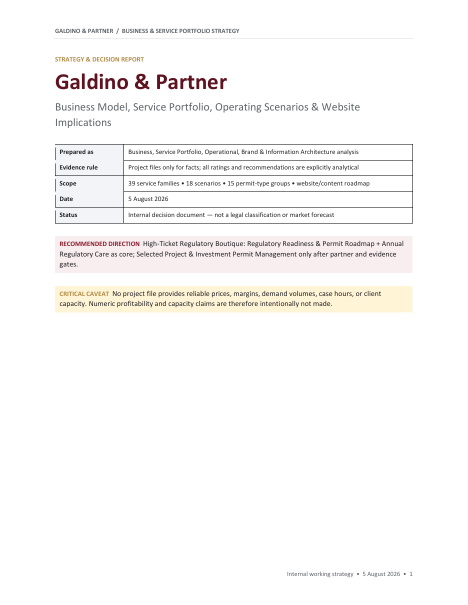
#> input picture tmp/business_strategy_2026-08-05/docx_render/pages/page-01.png, 935 x 1210 px (shown at 1/2 size)
$ python contact_only.py
#> lines starting #> are read from the running program, lines starting #| are printed output that depends on the picture
from pathlib import Path
from PIL import Image, ImageDraw

ROOT = Path(r"C:\Users\Joshua\OneDrive\Documents\Law\tmp\business_strategy_2026-08-05")


def labeled_thumb(path: Path, width: int, max_height: int | None = None):
#> called with width = 220
    im = Image.open(path).convert("RGB")
#> im is the input picture: PIL image 935x1210 RGB; mean R, G, B 249.7, 248.6, 247.9
    height = max(1, round(im.height * width / im.width))
#> height = 285
    im.thumbnail((width, min(height, max_height or height)), Image.Resampling.LANCZOS)
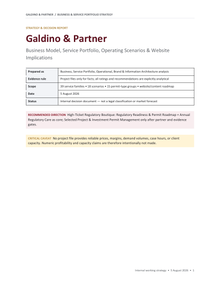
#> im: PIL image 220x285 RGB; mean R, G, B 249.4, 248.3, 247.6
    canvas = Image.new("RGB", (im.width, im.height + 24), "white")
#> canvas: PIL image 220x309 RGB; every value is 255
    canvas.paste(im, (0, 24))
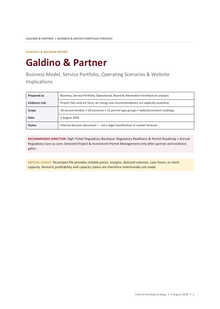
#> canvas: PIL image 220x309 RGB; mean R, G, B 249.8, 248.8, 248.1
    ImageDraw.Draw(canvas).text((6, 5), path.stem, fill="#202124")
    return canvas


def make_contacts(files, out_dir, prefix, cols, batch_size, width, max_height=None):
    out_dir.mkdir(parents=True, exist_ok=True)
    outputs = []
    for batch_start in range(0, len(files), batch_size):
        thumbs = [labeled_thumb(p, width, max_height) for p in files[batch_start:batch_start + batch_size]]
#> thumbs = 1 item
        rows = (len(thumbs) + cols - 1) // cols
#> rows = 1
        cell_w = max(x.width for x in thumbs) + 16
#> cell_w = 236
        cell_h = max(x.height for x in thumbs) + 16
#> cell_h = 325
        canvas = Image.new("RGB", (cell_w * cols, cell_h * rows), "#D9D9D9")
#> canvas: PIL image 944x325 RGB; every value is 217
        for i, im in enumerate(thumbs):
            canvas.paste(im, ((i % cols) * cell_w + 8, (i // cols) * cell_h + 8))
#> this loop made 1 pass
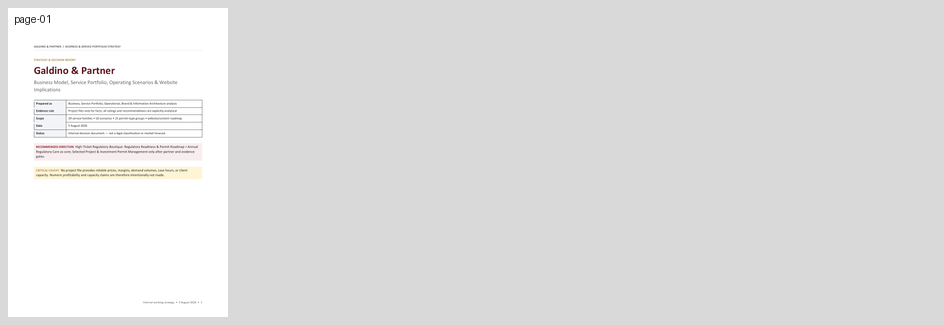
#> canvas: PIL image 944x325 RGB; mean R, G, B 224.2, 224, 223.8
        out = out_dir / f"{prefix}-{batch_start // batch_size + 1:02d}.png"
        canvas.save(out)
        outputs.append(out)
    return outputs


docx_pages = sorted((ROOT / "docx_render" / "pages").glob("*.png"))
docx_contacts = make_contacts(docx_pages, ROOT / "docx_render" / "contacts", "docx-contact", 4, 16, 220)
xlsx_pages = sorted(p for p in (ROOT / "xlsx_renders_v2").glob("*.png") if "contact" not in p.name)
xlsx_contacts = make_contacts(xlsx_pages, ROOT / "xlsx_renders_v2", "xlsx-contact", 2, 8, 480, 650)

print(f"DOCX_PAGES={len(docx_pages)}")
print(f"DOCX_CONTACTS={len(docx_contacts)}")
print(f"XLSX_RENDERS={len(xlsx_pages)}")
print(f"XLSX_CONTACTS={len(xlsx_contacts)}")
for p in docx_contacts + xlsx_contacts:
    print(p)
